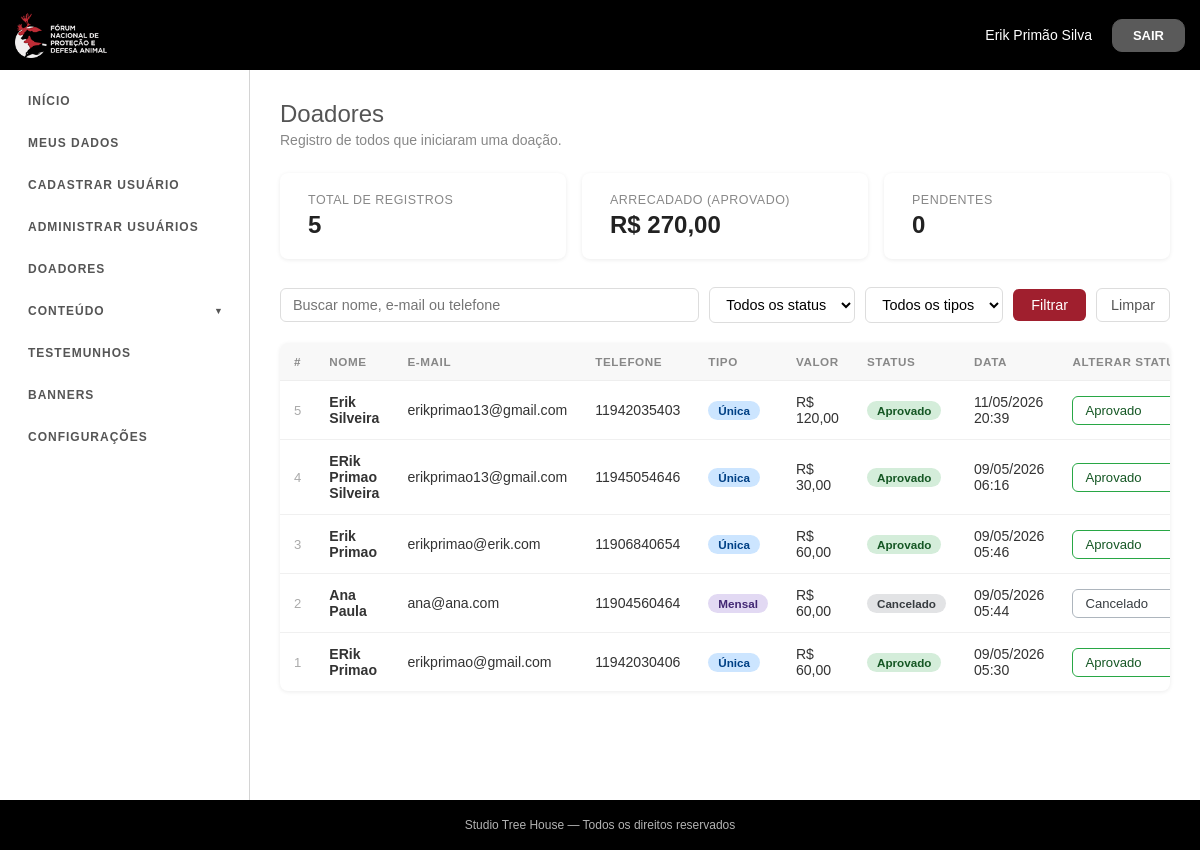
Page /admin/pages/doadores/index.php (signed in) on the committed database.
### tables this page shows
CREATE TABLE `doadores` (
  `id` int(11) NOT NULL,
  `nome` varchar(255) NOT NULL,
  `email` varchar(255) NOT NULL,
  `telefone` varchar(20) DEFAULT NULL,
  `tipo` enum('unica','mensal') NOT NULL,
  `valor` decimal(10,2) NOT NULL,
  `status` enum('pendente','aprovado','recusado','cancelado') NOT NULL DEFAULT 'pendente',
  `mp_id` varchar(100) DEFAULT NULL,
  `created_at` timestamp NOT NULL DEFAULT current_timestamp(),
  `updated_at` timestamp NOT NULL DEFAULT current_timestamp() ON UPDATE current_timestamp()
);

### admin/pages/doadores/index.php (the view, shortened to what this page needs)
<?php
$pdo = getDbConnection();
$busca  = isset($_GET['busca'])  ? trim($_GET['busca'])  : '';
$params = [];
$sql  = 'SELECT * FROM doadores';
$sql .= ' ORDER BY created_at DESC';
$stmt = $pdo->prepare($sql);
$stmt->execute($params);
$doadores = $stmt->fetchAll(PDO::FETCH_ASSOC);
$stmtTotais = $pdo->query("SELECT
    COUNT(*) AS total,
    SUM(CASE WHEN status = 'aprovado' THEN valor ELSE 0 END) AS total_aprovado,
    SUM(CASE WHEN status = 'pendente' THEN 1 ELSE 0 END) AS pendentes
FROM doadores");
$totais = $stmtTotais->fetch(PDO::FETCH_ASSOC);
?>
<!DOCTYPE html>
<html lang="pt-BR">
<head>
<?php include ROOT . '/admin/includes/assets.php'; ?>
</head>
<body>
<?php include ROOT . '/admin/includes/header/header.php'; ?>
<div class="adminLayout">
    <?php include ROOT . '/admin/includes/sidebar/sidebar.php'; ?>
    <main class="adminLayout__content">
        <section class="adminInicio">
            <div class="row adminInicio__header">
                <div class="col-md-12">
                    <h2>Doadores</h2>
                    <p>Registro de todos que iniciaram uma doação.</p>
                </div>
            </div>
            <div class="doadoresStats">
                <div class="doadoresStat">
                    <p class="doadoresStat__label">Total de registros</p>
                    <p class="doadoresStat__value"><?= (int)$totais['total'] ?></p>
                </div>
                <div class="doadoresStat">
                    <p class="doadoresStat__label">Arrecadado (aprovado)</p>
                    <p class="doadoresStat__value">R$ <?= number_format((float)$totais['total_aprovado'], 2, ',', '.') ?></p>
                </div>
                <div class="doadoresStat">
                    <p class="doadoresStat__label">Pendentes</p>
                    <p class="doadoresStat__value"><?= (int)$totais['pendentes'] ?></p>
                </div>
            </div>
            <form method="GET" class="doadoresFilters">
                <input type="text" name="busca" placeholder="Buscar nome, e-mail ou telefone" value="<?= htmlspecialchars($busca) ?>">
                <select name="status">
                    <option value="">Todos os status</option>
                </select>
                <select name="tipo">
                    <option value="">Todos os tipos</option>
                </select>
                <button type="submit">Filtrar</button>
                <a class="btnClear" href="<?= BASE_URL ?>/admin/doadores">Limpar</a>
            </form>
            <div class="tableWrap">
                <table class="doadoresTable">
                    <thead>
                        <tr>
                            <th>#</th>
                            <th>Nome</th>
                            <th>E-mail</th>
                            <th>Telefone</th>
                            <th>Tipo</th>
                            <th>Valor</th>
                            <th>Status</th>
                            <th>Data</th>
                            <th>Alterar status</th>
                        </tr>
                    </thead>
                    <tbody>
                    <?php if (empty($doadores)): ?>
                        <tr><td colspan="9" class="emptyMsg">Nenhum doador encontrado.</td></tr>
                    <?php else: ?>
                        <?php foreach ($doadores as $d): ?>
                        <tr>
                            <td class="td--id" data-label="#"><?= $d['id'] ?></td>
                            <td class="td--nome" data-label="Nome"><?= htmlspecialchars($d['nome'] ?: '—') ?></td>
                            <td data-label="E-mail"><?= htmlspecialchars($d['email'] ?: '—') ?></td>
                            <td data-label="Telefone"><?= htmlspecialchars($d['telefone'] ?: '—') ?></td>
                            <td data-label="Tipo">
                                <span class="tipoBadge tipoBadge--<?= $d['tipo'] ?>">
                                    <?= $d['tipo'] === 'mensal' ? 'Mensal' : 'Única' ?>
                                </span>
                            </td>
                            <td data-label="Valor">R$ <?= number_format((float)$d['valor'], 2, ',', '.') ?></td>
                            <td data-label="Status">
                                <span class="badge badge--<?= $d['status'] ?>">
                                    <?= ucfirst($d['status']) ?>
                                </span>
                            </td>
                            <td data-label="Data"><?= date('d/m/Y H:i', strtotime($d['created_at'])) ?></td>
                            <td data-label="Alterar">
                                <select class="statusSelect statusSelect--<?= $d['status'] ?>" data-id="<?= $d['id'] ?>">
                                    <option value="aprovado"  <?= $d['status'] === 'aprovado'  ? 'selected' : '' ?>>Aprovado</option>
                                    <option value="cancelado" <?= $d['status'] === 'cancelado' ? 'selected' : '' ?>>Cancelado</option>
                                </select>
                            </td>
                        </tr>
                        <?php endforeach; ?>
                    <?php endif; ?>
                    </tbody>
                </table>
            </div>
        </section>
    </main>
</div>
<?php include ROOT . '/admin/includes/footer/footer.php'; ?>
</body>
</html>

### admin/pages/doadores/index.php (style rules this page uses)
.doadoresStats { display: flex; gap: 16px; margin-bottom: 28px; flex-wrap: wrap; }
.doadoresStat { background: #fff; border-radius: 8px; padding: 20px 28px; box-shadow: 0 1px 4px rgba(0,0,0,.08); flex: 1; min-width: 140px; }
.doadoresStat__label { font-size: .78rem; color: #888; margin: 0 0 4px; text-transform: uppercase; letter-spacing: .04em; }
.doadoresStat__value { font-size: 1.5rem; font-weight: 700; color: #222; margin: 0; }
.doadoresFilters { display: flex; gap: 10px; flex-wrap: wrap; margin-bottom: 20px; align-items: center; }
.doadoresFilters input[type=text] { flex: 1; min-width: 180px; }
.doadoresFilters input[type=text], .doadoresFilters select { padding: 8px 12px; border: 1px solid #ddd; border-radius: 6px; font-size: .9rem; background: #fff; }
.doadoresFilters button { padding: 8px 18px; background: #a01f2e; color: #fff; border: none; border-radius: 6px; cursor: pointer; font-size: .9rem; white-space: nowrap; }
.doadoresFilters a.btnClear { padding: 8px 14px; border: 1px solid #ddd; border-radius: 6px; color: #555; font-size: .9rem; text-decoration: none; background: #fff; white-space: nowrap; }
.badge { display: inline-block; padding: 3px 10px; border-radius: 20px; font-size: .73rem; font-weight: 700; }
.badge--aprovado { background: #d4edda; color: #155724; }
.badge--cancelado { background: #e2e3e5; color: #383d41; }
.tipoBadge { display: inline-block; padding: 3px 10px; border-radius: 20px; font-size: .73rem; font-weight: 600; }
.tipoBadge--unica { background: #cce5ff; color: #004085; }
.tipoBadge--mensal { background: #e2d9f3; color: #432874; }
.statusSelect { padding: 5px 8px; border: 1px solid #ddd; border-radius: 6px; font-size: .82rem; background: #fff; cursor: pointer; width: 100%; max-width: 130px; }
.statusSelect--aprovado { border-color: #28a745; color: #155724; }
.statusSelect--cancelado { border-color: #adb5bd; color: #383d41; }
.tableWrap { background: #fff; border-radius: 8px; box-shadow: 0 1px 4px rgba(0,0,0,.08); overflow: hidden; }
.doadoresTable { width: 100%; border-collapse: collapse; font-size: .88rem; }
.doadoresTable thead { background: #f8f8f8; }
.doadoresTable th { text-align: left; padding: 12px 14px; font-size: .73rem; text-transform: uppercase; letter-spacing: .05em; color: #888; border-bottom: 1px solid #eee; white-space: nowrap; font-weight: 600; }
.doadoresTable td { padding: 13px 14px; border-bottom: 1px solid #f0f0f0; vertical-align: middle; color: #333; }
.doadoresTable tbody tr:last-child td { border-bottom: none; }
.doadoresTable td.td--id { color: #aaa; font-size: .82rem; }
.doadoresTable td.td--nome { font-weight: 600; }

### rows in the picture
doadores: id "5", nome "Erik Silveira", email "erikprimao13@gmail.com", telefone "11942035403", tipo "Única", valor "120,00", status "Aprovado", created_at "11/05/2026 20:39", status+id "Aprovado"
doadores: id "4", nome "ERik Primao Silveira", email "erikprimao13@gmail.com", telefone "11945054646", tipo "Única", valor "30,00", status "Aprovado", created_at "09/05/2026 06:16", status+id "Aprovado"
doadores: id "3", nome "Erik Primao", email "erikprimao@erik.com", telefone "11906840654", tipo "Única", valor "60,00", status "Aprovado", created_at "09/05/2026 05:46", status+id "Aprovado"
doadores: id "2", nome "Ana Paula", email "ana@ana.com", telefone "11904560464", tipo "Mensal", valor "60,00", status "Cancelado", created_at "09/05/2026 05:44", status+id "Cancelado"
doadores: id "1", nome "ERik Primao", email "erikprimao@gmail.com", telefone "11942030406", tipo "Única", valor "60,00", status "Aprovado", created_at "09/05/2026 05:30", status+id "Aprovado"

### other values in the picture
$_SESSION['usuario']['nome_completo'] "Erik Primão Silva"
$totais['total'] "5"
$totais['total_aprovado'] "270,00"
$totais['pendentes'] "0"
